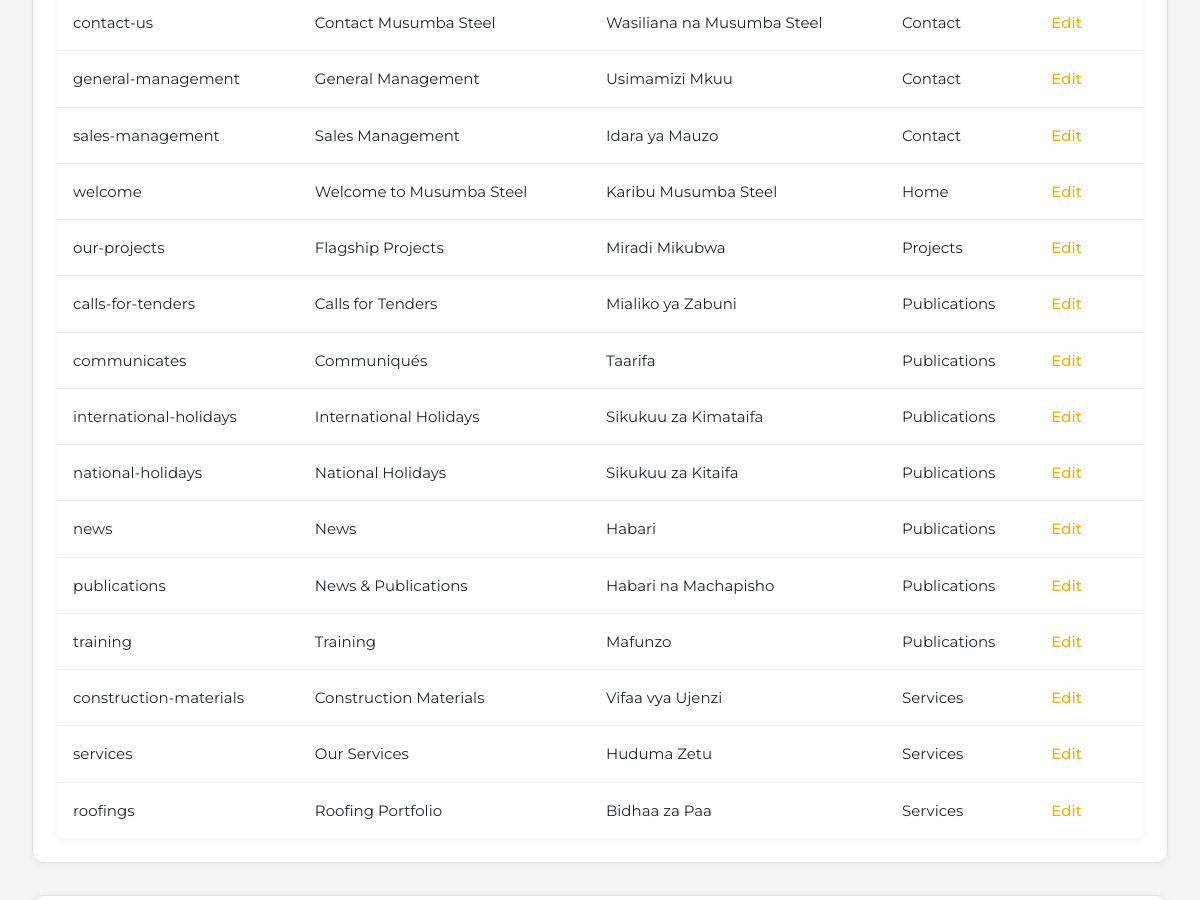
Before: /admin/pages.php (signed in, middle part) with the older database file.
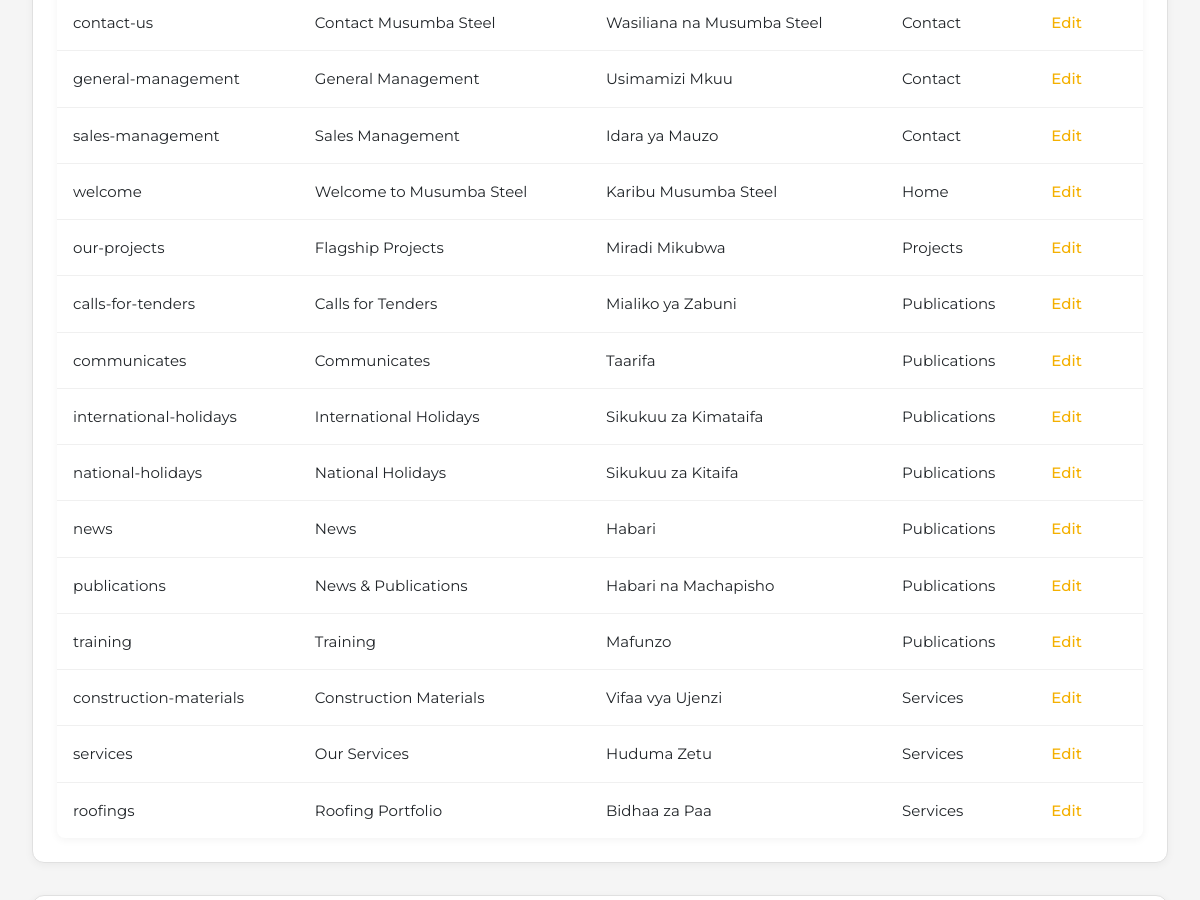
After: the same page with the newer database file.
### tables this page shows
CREATE TABLE IF NOT EXISTS pages (
    id INT AUTO_INCREMENT PRIMARY KEY,
    slug VARCHAR(120) NOT NULL UNIQUE,
    section VARCHAR(120) NOT NULL,
    title_en VARCHAR(255) NOT NULL,
    title_sw VARCHAR(255) NOT NULL,
    summary_en TEXT,
    summary_sw TEXT,
    content_en LONGTEXT,
    content_sw LONGTEXT,
    created_at TIMESTAMP DEFAULT CURRENT_TIMESTAMP,
    updated_at TIMESTAMP DEFAULT CURRENT_TIMESTAMP ON UPDATE CURRENT_TIMESTAMP
);

### includes/helpers.php (called while the page is built, shortened)
<?php
require_once __DIR__ . '/../config/config.php';
function currentLang(): string
{
    return $_SESSION['lang'] ?? 'en';
}
function t(string $key): string
{
    static $dictionary;
    if ($dictionary === null) {
        $dictionary = include __DIR__ . '/translations.php';
    }
    $lang = currentLang();
    return $dictionary[$key][$lang] ?? $key;
}

### config/config.php (called while the page is built, shortened)
<?php
function db(): mysqli
{
    static $connection;
    if ($connection instanceof mysqli) {
        return $connection;
    }
    $connection = new mysqli(DB_HOST, DB_USER, DB_PASS, DB_NAME);
    $connection->set_charset('utf8mb4');
    return $connection;
}
function query(string $sql, array $params = [])
{
    $connection = db();
    if (!$params) {
        return $connection->query($sql);
    }
    $stmt = $connection->prepare($sql);
    $types = '';
    $values = [];
    $stmt->bind_param($types, ...$values);
    $stmt->execute();
    return $stmt->get_result();
}

### admin/pages.php (the view, shortened to what this page needs)
<?php
require_once __DIR__ . '/../includes/helpers.php';
$lang = currentLang();
$pagesResult = query('SELECT * FROM pages ORDER BY section, title_en');
$pagesList = [];
if ($pagesResult) {
    while ($row = $pagesResult->fetch_assoc()) {
        $pagesList[] = $row;
    }
}
?>
<!DOCTYPE html>
<html lang="<?= $lang === 'sw' ? 'sw' : 'en'; ?>">
<head>
    <link rel="stylesheet" href="../assets/css/style.css">
</head>
<body>
    <div class="admin-layout">
        <section class="dashboard-section">
        <table>
            <tbody>
                    <?php if (empty($pagesList)): ?>
                        <tr>
                            <td colspan="5" style="text-align: center; color: #999; padding: 2rem;">
                                <?= t('admin.no_pages'); ?>
                            </td>
                        </tr>
                    <?php else: ?>
                        <?php foreach ($pagesList as $row): ?>
                    <tr>
                        <td><?= htmlspecialchars($row['slug']); ?></td>
                        <td><?= htmlspecialchars($row['title_en']); ?></td>
                        <td><?= htmlspecialchars($row['title_sw']); ?></td>
                                <td><?= htmlspecialchars(ucfirst($row['section'])); ?></td>
                                <td><a href="?lang=<?= $lang; ?>&edit=<?= urlencode($row['slug']); ?>"><?= t('admin.edit'); ?></a></td>
                    </tr>
                        <?php endforeach; ?>
                    <?php endif; ?>
            </tbody>
        </table>
        </section>
        <section class="dashboard-section">
        </section>
    </div>
</body>
</html>

Changed rows visible on the page:
changed pages "communicates": title_en "Communiqués" → "Communicates"
